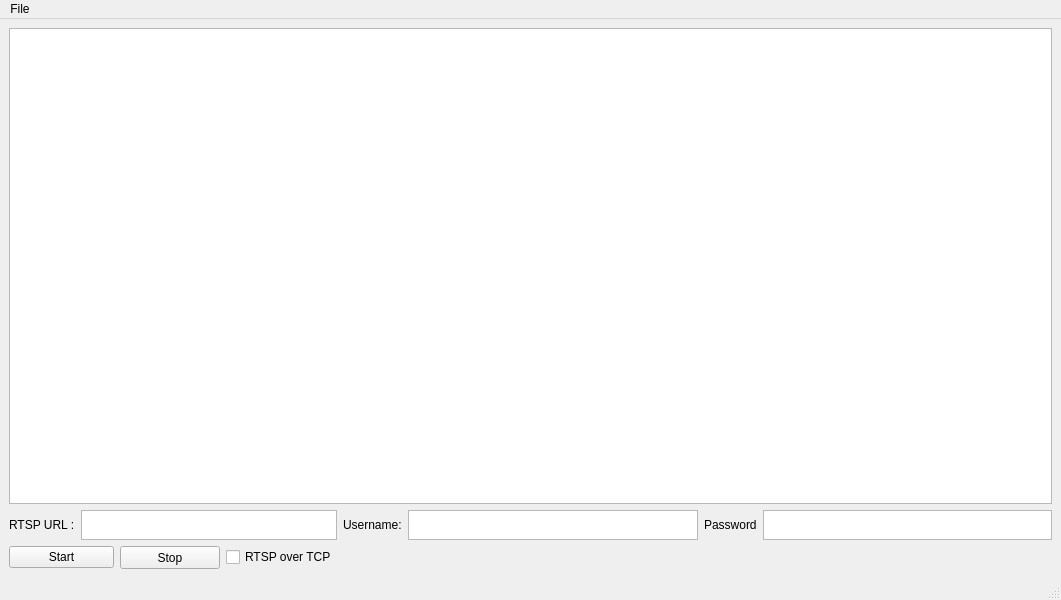
<?xml version="1.0" encoding="UTF-8"?>
<ui version="4.0">
 <class>MainWindow</class>
 <widget class="QMainWindow" name="MainWindow">
  <property name="windowModality">
   <enum>Qt::NonModal</enum>
  </property>
  <property name="geometry">
   <rect>
    <x>0</x>
    <y>0</y>
    <width>1061</width>
    <height>600</height>
   </rect>
  </property>
  <property name="windowTitle">
   <string>Cosmo</string>
  </property>
  <widget class="QWidget" name="centralwidget">
   <layout class="QGridLayout" name="gridLayout" rowstretch="60,1,0" rowminimumheight="0,0,0">
    <item row="0" column="0" colspan="8">
     <widget class="QTableWidget" name="tableWidget"/>
    </item>
    <item row="1" column="0">
     <widget class="QLabel" name="label">
      <property name="text">
       <string>RTSP URL :</string>
      </property>
     </widget>
    </item>
    <item row="1" column="1" colspan="3">
     <widget class="QTextEdit" name="urlText">
      <property name="minimumSize">
       <size>
        <width>30</width>
        <height>30</height>
       </size>
      </property>
      <property name="maximumSize">
       <size>
        <width>261</width>
        <height>16777215</height>
       </size>
      </property>
     </widget>
    </item>
    <item row="1" column="4">
     <widget class="QLabel" name="label_2">
      <property name="text">
       <string>Username:</string>
      </property>
     </widget>
    </item>
    <item row="1" column="5">
     <widget class="QTextEdit" name="usernameText">
      <property name="minimumSize">
       <size>
        <width>30</width>
        <height>30</height>
       </size>
      </property>
     </widget>
    </item>
    <item row="1" column="6">
     <widget class="QLabel" name="label_3">
      <property name="text">
       <string>Password</string>
      </property>
     </widget>
    </item>
    <item row="1" column="7">
     <widget class="QTextEdit" name="passwordText">
      <property name="minimumSize">
       <size>
        <width>30</width>
        <height>30</height>
       </size>
      </property>
     </widget>
    </item>
    <item row="2" column="0" colspan="2">
     <widget class="QPushButton" name="startButton">
      <property name="text">
       <string>Start</string>
      </property>
     </widget>
    </item>
    <item row="2" column="2">
     <widget class="QPushButton" name="stopButton">
      <property name="minimumSize">
       <size>
        <width>100</width>
        <height>23</height>
       </size>
      </property>
      <property name="text">
       <string>Stop</string>
      </property>
     </widget>
    </item>
    <item row="2" column="3">
     <widget class="QCheckBox" name="overTCPCheck">
      <property name="text">
       <string>RTSP over TCP</string>
      </property>
     </widget>
    </item>
   </layout>
   <zorder>overTCPCheck</zorder>
   <zorder>label_3</zorder>
   <zorder>label</zorder>
   <zorder>startButton</zorder>
   <zorder>urlText</zorder>
   <zorder>usernameText</zorder>
   <zorder>label_2</zorder>
   <zorder>stopButton</zorder>
   <zorder>passwordText</zorder>
   <zorder>tableWidget</zorder>
  </widget>
  <widget class="QMenuBar" name="menubar">
   <property name="geometry">
    <rect>
     <x>0</x>
     <y>0</y>
     <width>1061</width>
     <height>21</height>
    </rect>
   </property>
   <widget class="QMenu" name="menuFile">
    <property name="title">
     <string>File</string>
    </property>
    <addaction name="actionOpen"/>
    <addaction name="actionSave"/>
   </widget>
   <addaction name="menuFile"/>
  </widget>
  <widget class="QStatusBar" name="statusbar"/>
  <action name="actionOpen">
   <property name="text">
    <string>open config</string>
   </property>
  </action>
  <action name="actionSave">
   <property name="text">
    <string>save config</string>
   </property>
  </action>
 </widget>
 <resources/>
 <connections/>
</ui>
